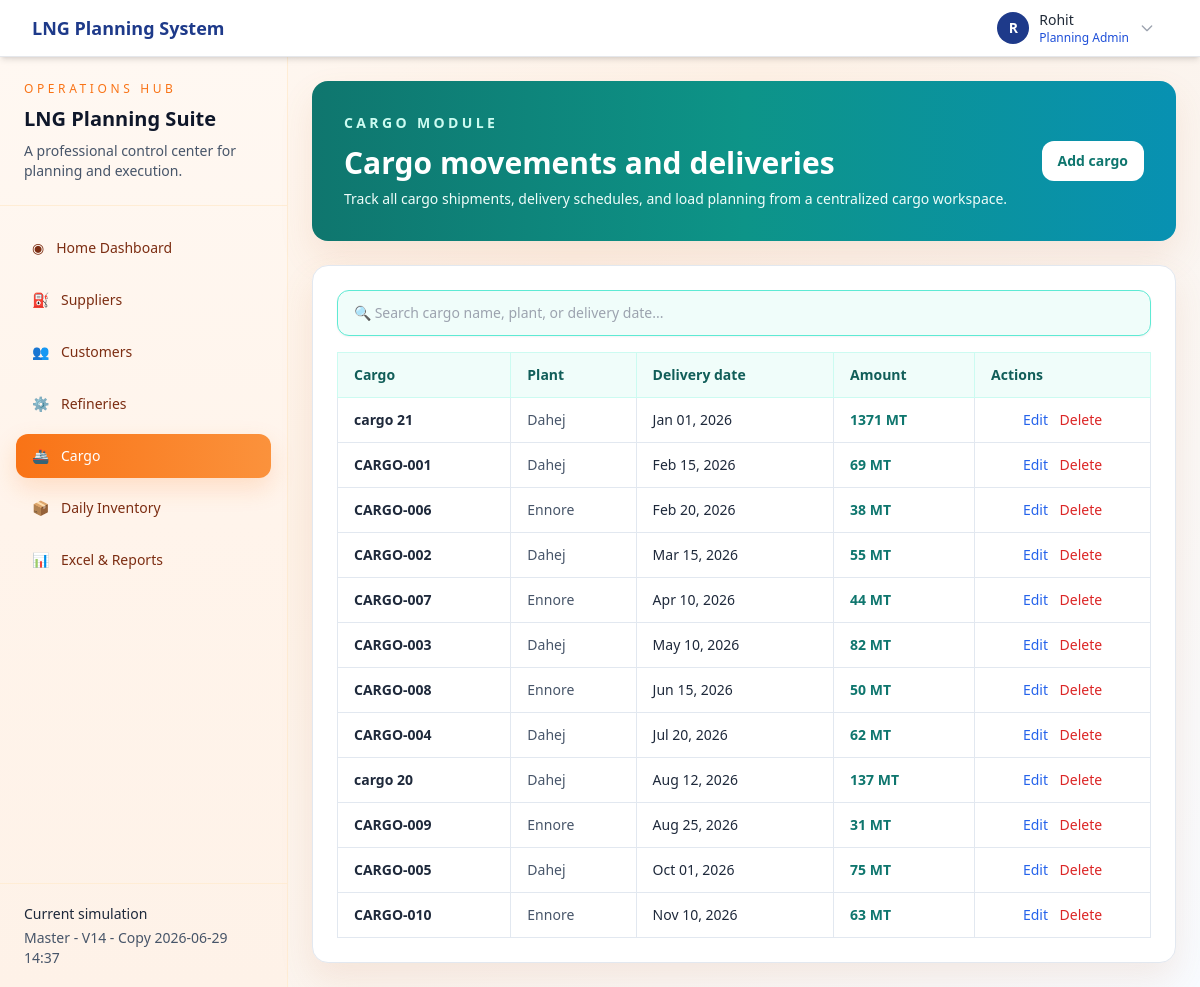
Screenshot of /dashboard/section/cargo/ (signed in) with the database file from the repository.
### lng_planner/models.py (models this page shows, shortened)
class Simulation(models.Model):
    user = models.ForeignKey(User, on_delete=models.CASCADE, related_name='simulations', null=True, blank=True)
    name = models.CharField(max_length=200, default='Untitled Simulation')
    start_date = models.DateField()
    end_date = models.DateField()
    created_at = models.DateTimeField(auto_now_add=True)
    updated_at = models.DateTimeField(auto_now=True)
    is_active = models.BooleanField(default=True)
    is_master = models.BooleanField(default=False, help_text="Master simulation loaded from SAP")
    sap_api_url = models.URLField(blank=True, help_text="SAP API URL for refreshing master data")
    last_sap_sync = models.DateTimeField(null=True, blank=True, help_text="Last time master data was synced from SAP")
    master_version = models.ForeignKey(
        MasterVersion,
        on_delete=models.SET_NULL,
        null=True,
        blank=True,
        related_name='simulations',
        help_text="Master version this simulation was created from"
    )
    class Meta:
        ordering = ['-updated_at']

class Cargo(models.Model):
    simulation = models.ForeignKey(Simulation, on_delete=models.CASCADE, related_name='cargos')
    plant = models.ForeignKey(Plant, on_delete=models.CASCADE, related_name='cargos')
    cargo_name = models.CharField(max_length=200)
    delivery_date = models.DateField()
    amount = models.FloatField(validators=[MinValueValidator(0)], help_text="MT")
    created_at = models.DateTimeField(auto_now_add=True)
    class Meta:
        ordering = ['delivery_date', 'plant__name', 'cargo_name']

class Plant(models.Model):
    name = models.CharField(max_length=200)
    location = models.CharField(max_length=200, blank=True)
    created_at = models.DateTimeField(auto_now_add=True)
    class Meta:
        ordering = ['name']

### lng_planner/views.py (the view)
# urls.py: path('dashboard/section/<str:section>/', views.dashboard_section, name='dashboard_section'),
@login_required
def dashboard_section(request, section):
    valid_sections = {'suppliers', 'customers', 'refineries', 'cargo', 'inventory', 'excel'}
    if section not in valid_sections:
        raise Http404('Section not found')
    context = _build_dashboard_context(request)
    context['active_section'] = section
    context['section_title'] = {
        'suppliers': 'Supplier Operations',
        'customers': 'Customer Management',
        'refineries': 'Refinery Planning',
        'cargo': 'Cargo Operations',
        'inventory': 'Daily Inventory Projection',
        'excel': 'Excel & Reports',
    }[section]
    return render(request, f'lng_planner/dashboard_{section}.html', context)

### lng_planner/templates/lng_planner/dashboard_cargo.html (shortened to what this page needs)
{% extends 'lng_planner/dashboard_shell.html' %}
{% block dashboard_content %}
<div class="space-y-6">
    <div class="rounded-2xl border-0 bg-gradient-to-r from-teal-700 via-teal-600 to-cyan-600 p-8 card-glow text-white">
        <div class="flex flex-col gap-4 lg:flex-row lg:items-center lg:justify-between">
            <div>
                <p class="text-sm font-semibold uppercase tracking-[0.24em] text-teal-100">Cargo module</p>
                <h1 class="mt-3 text-3xl font-bold">Cargo movements and deliveries</h1>
                <p class="mt-2 text-sm text-teal-50">Track all cargo shipments, delivery schedules, and load planning from a centralized cargo workspace.</p>
            </div>
            {% if active_simulation and not is_viewing_master %}
            <a href="{% url 'lng_planner:add_cargo' active_simulation.id %}" class="rounded-xl bg-white px-4 py-2.5 text-sm font-semibold text-teal-700 hover:bg-teal-50">Add cargo</a>
            {% endif %}
        </div>
    </div>
    <div class="rounded-2xl border border-slate-200 bg-white p-6 card-glow">
        <div class="mb-4">
            <input type="search" id="cargoSearch" placeholder="🔍 Search cargo name, plant, or delivery date..." class="w-full rounded-xl border border-teal-300 bg-teal-50 px-4 py-3 text-sm font-medium shadow-sm focus:border-teal-500 focus:outline-none focus:ring-2 focus:ring-teal-200" />
        </div>
        <div class="overflow-x-auto">
            <table class="min-w-full border-collapse text-sm" id="cargoTable">
                <thead>
                    <tr class="bg-teal-50 text-left text-teal-800">
                        <th class="border border-teal-100 px-4 py-3 font-semibold">Cargo</th>
                        <th class="border border-teal-100 px-4 py-3 font-semibold">Plant</th>
                        <th class="border border-teal-100 px-4 py-3 font-semibold">Delivery date</th>
                        <th class="border border-teal-100 px-4 py-3 font-semibold">Amount</th>
                        {% if not is_viewing_master %}<th class="border border-teal-100 px-4 py-3 font-semibold">Actions</th>{% endif %}
                    </tr>
                </thead>
                <tbody>
                    {% if cargos %}
                    {% for cargo in cargos %}
                    <tr class="hover:bg-teal-50/70">
                        <td class="border border-slate-200 px-4 py-3 font-semibold text-slate-800">{{ cargo.cargo_name }}</td>
                        <td class="border border-slate-200 px-4 py-3 text-slate-600">{{ cargo.plant.name }}</td>
                        <td class="border border-slate-200 px-4 py-3">{{ cargo.delivery_date|date:"M d, Y" }}</td>
                        <td class="border border-slate-200 px-4 py-3 font-semibold text-teal-700">{{ cargo.amount|floatformat:0 }} MT</td>
                        {% if not is_viewing_master %}
                        <td class="border border-slate-200 px-4 py-3 text-center">
                            <a href="{% url 'lng_planner:edit_cargo' cargo.id %}" class="mr-2 text-blue-600 hover:text-blue-700">Edit</a>
                            <a href="{% url 'lng_planner:delete_cargo' cargo.id %}" onclick="return confirm('Delete this cargo?')" class="text-red-600 hover:text-red-700">Delete</a>
                        </td>
                        {% endif %}
                    </tr>
                    {% endfor %}
                    {% else %}
                    <tr><td colspan="5" class="px-4 py-6 text-center text-slate-500">No cargo entries have been added yet.</td></tr>
                    {% endif %}
                </tbody>
            </table>
        </div>
    </div>
</div>
{% endblock %}

### lng_planner/templates/lng_planner/dashboard_shell.html (shortened to what this page needs)
{% load static %}
<!DOCTYPE html>
<html lang="en">
<head>
    <script src="https://cdn.tailwindcss.com"></script>
</head>
<body class="min-h-screen text-slate-800">
    {% include 'lng_planner/navbar.html' %}
    <div class="flex min-h-[calc(100vh-3.5rem)]">
        <aside class="hidden lg:flex w-72 flex-col border-r border-orange-100 bg-gradient-to-b from-[#fff8f2] via-[#fff4eb] to-[#fef2e8] text-slate-700">
            <div class="border-b border-orange-100 px-6 py-6">
                <p class="text-xs uppercase tracking-[0.3em] text-orange-500">Operations Hub</p>
                <h2 class="mt-2 text-xl font-semibold text-slate-900">LNG Planning Suite</h2>
                <p class="mt-2 text-sm text-slate-600">A professional control center for planning and execution.</p>
            </div>
            <nav class="flex-1 space-y-2 px-4 py-5">
                <a href="{% url 'lng_planner:dashboard' %}" class="sidebar-link {% if active_section == 'home' %}active{% endif %} flex items-center gap-3 rounded-xl px-4 py-3 text-sm font-medium">
                    <span>◉</span><span>Home Dashboard</span>
                </a>
                <a href="{% url 'lng_planner:dashboard_section' 'suppliers' %}" class="sidebar-link {% if active_section == 'suppliers' %}active{% endif %} flex items-center gap-3 rounded-xl px-4 py-3 text-sm font-medium">
                    <span>⛽</span><span>Suppliers</span>
                </a>
                <a href="{% url 'lng_planner:dashboard_section' 'customers' %}" class="sidebar-link {% if active_section == 'customers' %}active{% endif %} flex items-center gap-3 rounded-xl px-4 py-3 text-sm font-medium">
                    <span>👥</span><span>Customers</span>
                </a>
                <a href="{% url 'lng_planner:dashboard_section' 'refineries' %}" class="sidebar-link {% if active_section == 'refineries' %}active{% endif %} flex items-center gap-3 rounded-xl px-4 py-3 text-sm font-medium">
                    <span>⚙️</span><span>Refineries</span>
                </a>
                <a href="{% url 'lng_planner:dashboard_section' 'cargo' %}" class="sidebar-link {% if active_section == 'cargo' %}active{% endif %} flex items-center gap-3 rounded-xl px-4 py-3 text-sm font-medium">
                    <span>🚢</span><span>Cargo</span>
                </a>
                <a href="{% url 'lng_planner:dashboard_section' 'inventory' %}" class="sidebar-link {% if active_section == 'inventory' %}active{% endif %} flex items-center gap-3 rounded-xl px-4 py-3 text-sm font-medium">
                    <span>📦</span><span>Daily Inventory</span>
                </a>
                <a href="{% url 'lng_planner:dashboard_section' 'excel' %}" class="sidebar-link {% if active_section == 'excel' %}active{% endif %} flex items-center gap-3 rounded-xl px-4 py-3 text-sm font-medium">
                    <span>📊</span><span>Excel & Reports</span>
                </a>
            </nav>
            <div class="border-t border-orange-100 px-6 py-5 text-sm text-slate-600">
                <p class="font-medium text-slate-800">Current simulation</p>
                <p class="mt-1">{{ active_simulation.name|default:'No active simulation' }}</p>
            </div>
        </aside>
        <main class="flex-1 p-4 lg:p-6">
            {% block dashboard_content %}{% endblock %}
        </main>
    </div>
</body>
</html>

### lng_planner/templates/lng_planner/dashboard_shell.html (style rules this page uses)
body { background: linear-gradient(135deg, #fffaf6 0%, #fdf1e6 38%, #f8fbff 100%); }
.sidebar-link.active { background: linear-gradient(90deg, #f97316 0%, #fb923c 100%); color: white; box-shadow: 0 10px 24px rgba(249, 115, 22, 0.18); }
.sidebar-link { transition: all 0.2s ease; color: #7c2d12; }
.card-glow { box-shadow: 0 16px 34px rgba(201, 112, 69, 0.12); }

### rows the page displays
Simulation: name "Master - V14 - Copy 2026-06-29 14:37"
Cargo: cargo_name "cargo 21", plant.name "Dahej", delivery_date "Jan 01, 2026", amount "1371"
Cargo: cargo_name "CARGO-001", plant.name "Dahej", delivery_date "Feb 15, 2026", amount "69"
Cargo: cargo_name "CARGO-006", plant.name "Ennore", delivery_date "Feb 20, 2026", amount "38"
Cargo: cargo_name "CARGO-002", plant.name "Dahej", delivery_date "Mar 15, 2026", amount "55"
Cargo: cargo_name "CARGO-007", plant.name "Ennore", delivery_date "Apr 10, 2026", amount "44"
Cargo: cargo_name "CARGO-003", plant.name "Dahej", delivery_date "May 10, 2026", amount "82"
Cargo: cargo_name "CARGO-008", plant.name "Ennore", delivery_date "Jun 15, 2026", amount "50"
Cargo: cargo_name "CARGO-004", plant.name "Dahej", delivery_date "Jul 20, 2026", amount "62"
Cargo: cargo_name "cargo 20", plant.name "Dahej", delivery_date "Aug 12, 2026", amount "137"
Cargo: cargo_name "CARGO-009", plant.name "Ennore", delivery_date "Aug 25, 2026", amount "31"
Cargo: cargo_name "CARGO-005", plant.name "Dahej", delivery_date "Oct 01, 2026", amount "75"
Cargo: cargo_name "CARGO-010", plant.name "Ennore", delivery_date "Nov 10, 2026", amount "63"

### other values shown
{{ display_name|slice:":1" }} "R"
{{ display_name }} "Rohit"
